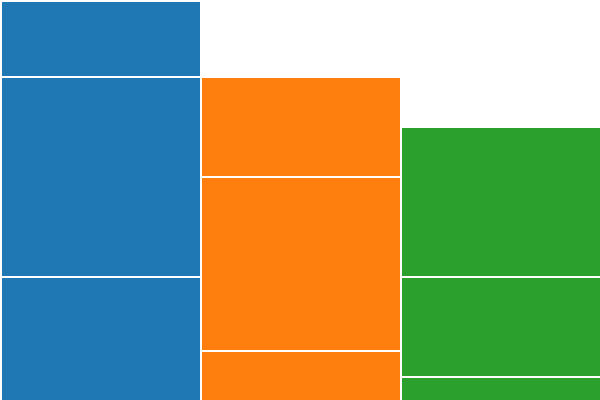

Vega-Lite specification for this chart:
### Vega specification from a JSON file in a GitHub repository (floating-point values rounded to 4 significant figures)
{"$schema": "https://vega.github.io/schema/vega/v3.json", "width": 300, "height": 200, "autosize": "none", "signals": [{"name": "offset", "value": "zero", "bind": {"input": "select", "options": ["zero", "center", "normalize"]}}, {"name": "sortField", "value": null, "bind": {"input": "radio", "options": [null, "value"]}}, {"name": "sortOrder", "value": "ascending", "bind": {"input": "radio", "options": ["ascending", "descending"]}}, {"name": "add", "value": null, "on": [{"events": "mousedown![!event.shiftKey]", "update": "{key: invert('xscale', x()), value: ~~(1 + 9 * random())}"}]}, {"name": "rem", "value": null, "on": [{"events": "rect:mousedown![event.shiftKey]", "update": "datum"}]}], "data": [{"name": "table", "values": [{"key": "a", "value": 5}, {"key": "a", "value": 8}, {"key": "a", "value": 3}, {"key": "b", "value": 2}, {"key": "b", "value": 7}, {"key": "b", "value": 4}, {"key": "c", "value": 1}, {"key": "c", "value": 4}, {"key": "c", "value": 6}], "transform": [{"type": "stack", "field": "value", "groupby": ["key"], "offset": {"signal": "offset"}, "sort": {"field": {"signal": "sortField"}, "order": {"signal": "sortOrder"}}}], "on": [{"trigger": "add", "insert": "add"}, {"trigger": "rem", "remove": "rem"}]}], "scales": [{"name": "xscale", "type": "band", "domain": ["a", "b", "c"], "range": "width"}, {"name": "yscale", "type": "linear", "domain": {"data": "table", "field": "y1"}, "range": "height", "round": true}, {"name": "color", "type": "ordinal", "range": {"scheme": "category10"}}], "marks": [{"type": "rect", "from": {"data": "table"}, "encode": {"enter": {"fill": {"scale": "color", "field": "key"}, "stroke": {"value": "white"}, "strokeWidth": {"value": 1}, "x": {"scale": "xscale", "field": "key", "offset": 0.5}, "width": {"scale": "xscale", "band": 1}}, "update": {"y": {"scale": "yscale", "field": "y0", "offset": 0.5}, "y2": {"scale": "yscale", "field": "y1", "offset": 0.5}}}}]}
